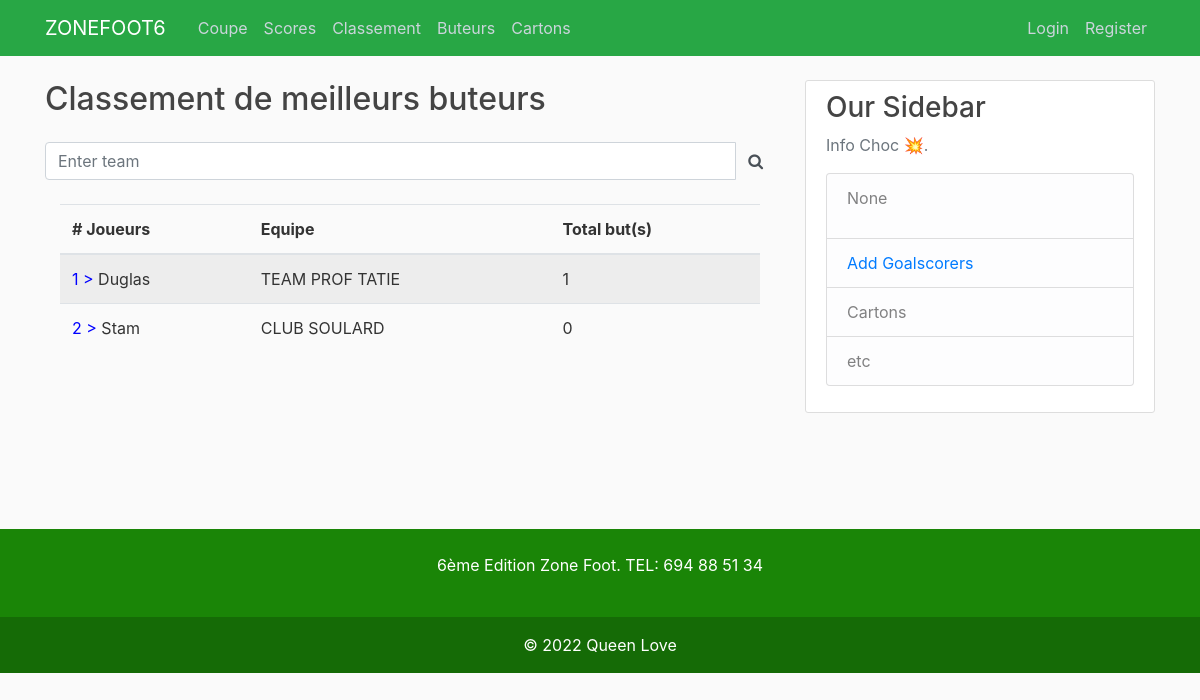
Page /buteurs/ on the earlier database version.
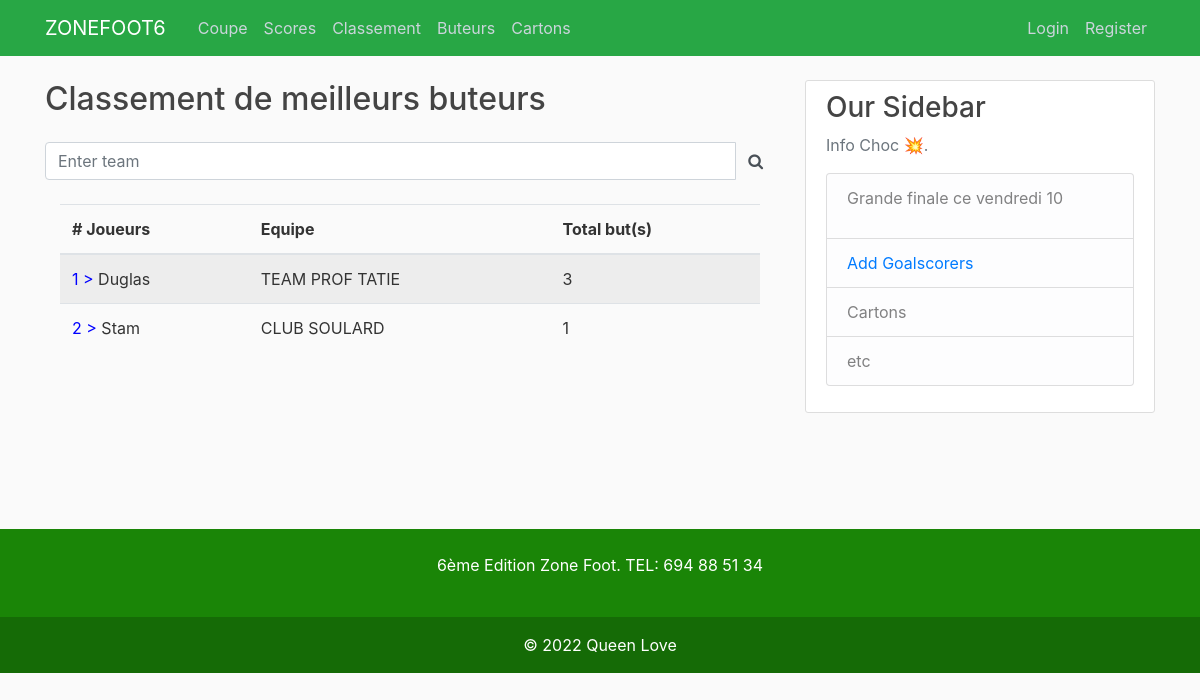
Same page on the later database version.
### scores/models.py (models this page shows, shortened)
class Player(models.Model):
    name = models.CharField(max_length=128, unique=True)
    team = models.ForeignKey(Team, on_delete=models.CASCADE)
    affiliation = models.PositiveIntegerField(default=0)
    created_at = models.DateTimeField(auto_now_add=True)
    updated = models.DateTimeField(auto_now=True)
    @property
    def totalbut(self):
        return But.objects.filter(player_id=self.id).count()

class Team(models.Model):
    name = models.CharField(max_length=128, unique=True)
    affiliation = models.BooleanField(default=True)
    created_at = models.DateTimeField(auto_now_add=True)
    updated = models.DateTimeField(auto_now=True)

class Info(models.Model):
    info = models.CharField(max_length=100)
    created_at = models.DateTimeField(auto_now_add=True)
    updated = models.DateTimeField(auto_now=True)
    def __str__(self):
        return self.info

### scores/views.py (the view)
# urls.py: path('buteurs/', views.clsbuteurs, name='clsbuteurs'),
def clsbuteurs(request):
    buteurs = sorted(Player.objects.all(), key=lambda t: -t.totalbut)
    context={'buteurs': buteurs}
    return render(request, 'buteurs.html', context)

### scores/context_processors.py (called while the page is built)
def infochoc(request):
    return {
        'info': Info.objects.last()
    }

### scores/templates/buteurs.html (shortened to what this page needs)
{% extends 'base.html' %}
{% block content %}
<main>
    <h2>Classement de meilleurs buteurs</h2>
    <div class="input-group my-4">
        <input type="text"
               id="search-input", onkeyup="myFunction()",
               class="form-control"
               placeholder="Enter team" />
        <span class="input-group-text border-0 bg-transparent"
              style="cursor: pointer;">
            <i class="fa fa-search" aria-hidden="true"></i>
        </span>
    </div>
<div class="container">
    <table class="table table-striped">
  <thead>
    <tr>
      <th scope="col"># Joueurs</th>
      <th scope="col">Equipe</th>
      <th scope="col">Total but(s)</th>
    </tr>
  </thead>
  <tbody>
    {% for b in buteurs %}
    <tr class="professeur">
      <td><span style="color: blue;">{{ forloop.counter }} ></span> {{ b.name }}</td>
      <td>{{ b.team.name }}</td>
      <td>{{ b.totalbut }}</td>
    </tr>
    {% endfor %}
  </tbody>
</table>
</div>
</main>
{% endblock %}

### scores/templates/base.html (shortened to what this page needs)
{% load static %}
<!DOCTYPE html>
<html>
<head>
    <link rel="stylesheet" href="https://cdnjs.cloudflare.com/ajax/libs/font-awesome/4.7.0/css/font-awesome.min.css">
    <link rel="stylesheet" href="https://maxcdn.bootstrapcdn.com/bootstrap/4.0.0/css/bootstrap.min.css">
    <link href="https://cdn.jsdelivr.net/npm/select2@4.1.0-rc.0/dist/css/select2.min.css" rel="stylesheet" />
    <link rel="stylesheet" type="text/css" href="{% static 'style.css' %}">
</head>
<body>
	<header class="site-header">
	  <nav class="navbar navbar-expand-md navbar-dark bg-success fixed-top">
	    <div class="container">
	      <a class="navbar-brand mr-4" href="{% url 'index' %}">ZONEFOOT6</a>
	      <div class="collapse navbar-collapse" id="navbarToggle">
	        <div class="navbar-nav mr-auto">
	          <a class="nav-item nav-link" href="{% url 'coupe' %}">Coupe</a>
	          <a class="nav-item nav-link" href="{% url 'fixtures' %}">Scores</a>
	          <a class="nav-item nav-link" href="{% url 'classement' %}">Classement</a>
	          <a class="nav-item nav-link" href="{% url 'clsbuteurs' %}">Buteurs</a>
	          <a class="nav-item nav-link" href="{% url 'cards' %}">Cartons</a>
	        </div>
	        <div class="navbar-nav">
	             {% if user.is_authenticated %}
				<a class="nav-item nav-link" href="{% url 'profile' %}">{{ request.user.username }}</a>
				<a class="nav-item nav-link" href="{% url 'logout' %}">LogOut</a>
			  {% else %}
				<a class="nav-item nav-link" href="{% url 'login' %}">Login</a>
				<a class="nav-item nav-link" href="{% url 'inscription' %}">Register</a>
			  {% endif %}
	        </div>
	      </div>
	    </div>
	  </nav>
	</header>
	<main role="main" class="container">
	  <div class="row">
	    <div class="col-md-8">
	      {% block content %}{% endblock %}
	    </div>
	    <div class="col-md-4">
	      <div class="content-section">
	        <h3>Our Sidebar</h3>
	        <p class='text-muted'>Info Choc 💥.
	          <ul class="list-group">
	            <li class="list-group-item list-group-item-light">
	            	<p>{{ info }}</p>
	            </li>
	            <li class="list-group-item list-group-item-light">
	            	<a href="{% url 'goalscorers' %}">Add Goalscorers</a>
	            </li>
	            <li class="list-group-item list-group-item-light">Cartons</li>
	            <li class="list-group-item list-group-item-light">etc</li>
	          </ul>
	        </p>
	      </div>
	    </div>
	  </div>
	  <br>
	  <br>
	  <br>
	  <br>
	</main>
<section class="">
  <footer class="text-center text-white" style="background-color: #1A8507;">
    <div class="container p-4 pb-0">
      <section class="">
        <p class="d-flex justify-content-center align-items-center">
          <span class="me-3">6ème Edition Zone Foot. TEL: 694 88 51 34 </span>
        </p>
      </section>
    </div>
    <div class="text-center p-3" style="background-color: rgba(0, 0, 0, 0.2);">
      <a class="text-white" href="#">© 2022 Queen Love </a>
    </div>
  </footer>
</section>
</body>
</html>

Differences in the rows shown:
computed for Player "Duglas": totalbut "1" → "3"
computed for Player "Stam": totalbut "0" → "1"
added Info: info "Grande finale ce vendredi 10"
Other differences:
{{ info }}: "None" → (not shown)
